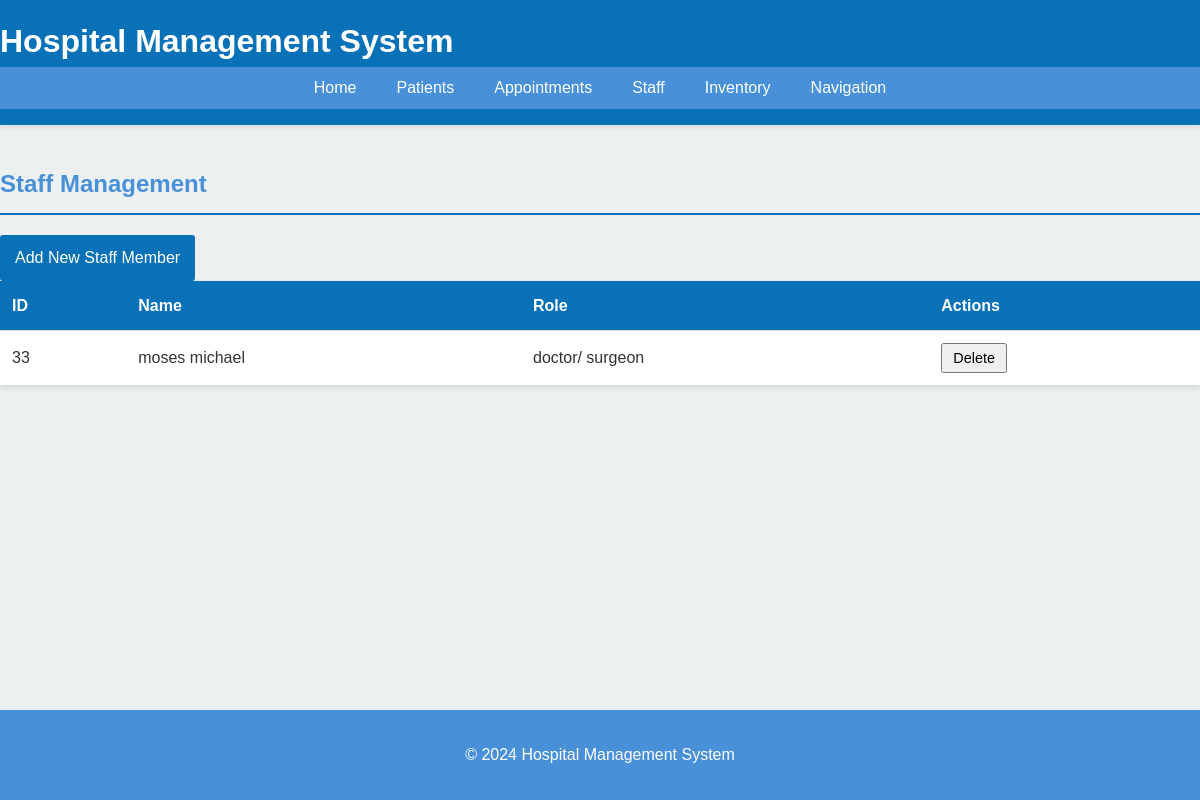
Screenshot of /staff with the database file from the repository.
### app.py (models this page shows)
class Staff(db.Model):
    id = db.Column(db.String(10), primary_key=True)
    name = db.Column(db.String(100), nullable=False)
    role = db.Column(db.String(50), nullable=False)

### app.py (the view)
@app.route('/staff')
def staff():
    all_staff = hms.get_staff()
    return render_template('staff.html', staff=all_staff)

### app.py (called while the page is built)
    def get_staff(self):
        return Staff.query.all()

### templates/staff.html (shortened to what this page needs)
{% extends "base.html" %}
{% block content %}
<h2>Staff Management</h2>
<div class="staff-actions">
    <a href="{{ url_for('add_staff') }}" class="btn">Add New Staff Member</a>
</div>
<table>
    <thead>
        <tr>
            <th>ID</th>
            <th>Name</th>
            <th>Role</th>
            <th>Actions</th>
        </tr>
    </thead>
    <tbody>
        {% for staff_member in staff %}
        <tr>
            <td>{{ staff_member.id }}</td>
            <td>{{ staff_member.name }}</td>
            <td>{{ staff_member.role }}</td>
            <td>
                <button class="btn-small btn-danger">Delete</button>
            </td>
        </tr>
        {% endfor %}
    </tbody>
</table>
{% endblock %}

### static/style.css (style rules this page uses)
:root { --primary-color: #0871b7; --secondary-color: #4890d8; --background-color: #ecf0f1; --text-color: #333; --link-color: #2980b9; --success-color: #2ecc71; --error-color: #e74c3c; }
body { font-family: 'Arial', sans-serif; line-height: 1.6; color: var(--text-color); background-color: var(--background-color); margin: 0; padding: 0; }
h2 { color: var(--secondary-color); border-bottom: 2px solid var(--primary-color); padding-bottom: 10px; margin-bottom: 20px; }
.btn, input[type="submit"] { display: inline-block; background-color: var(--primary-color); color: white; padding: 10px 15px; text-decoration: none; border-radius: 3px; border: none; cursor: pointer; transition: background-color 0.3s; }
.btn-small { padding: 5px 10px; font-size: 0.9rem; }
table { width: 100%; border-collapse: collapse; margin-bottom: 20px; background-color: white; box-shadow: 0 2px 5px rgba(0,0,0,0.1); }
th, td { padding: 12px; text-align: left; border-bottom: 1px solid #ddd; }
th { background-color: var(--primary-color); color: white; }

### rows the page displays
Staff: id "33", name "moses michael", role "doctor/ surgeon"
